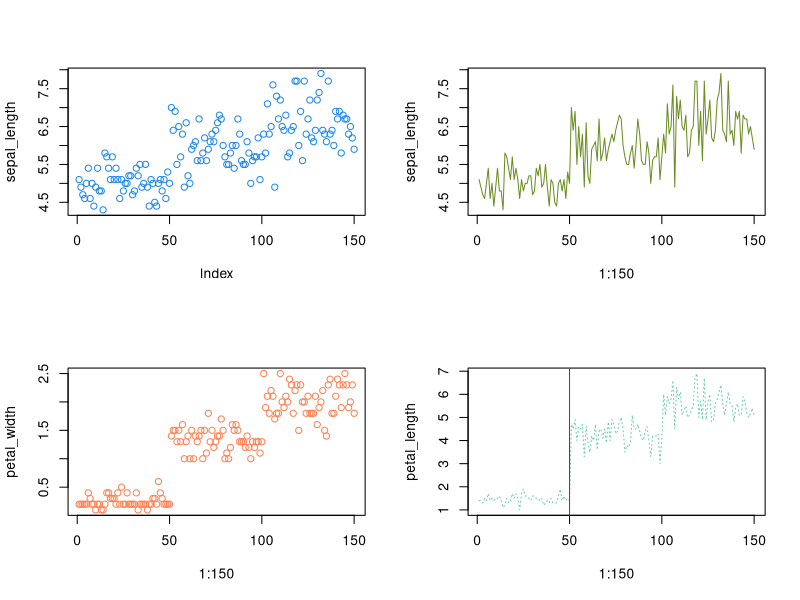

R code for this plot:
attach(iris)
sepal_width <- Sepal.Width
sepal_length <- Sepal.Length
petal_width <- iris$Petal.Width
petal_length <- iris$Petal.Length

par(mfrow=c(2,2))
plot(sepal_length, col = "dodgerblue2")
par(new=F)
plot(1:150,sepal_length, col = "olivedrab",type = "l")
plot(1:150,petal_width, col = "coral")
plot(1:150,petal_length, col = "aquamarine3",type = "l",lty = "dotted")
abline(v = 50, col = "red")
dev.off()
